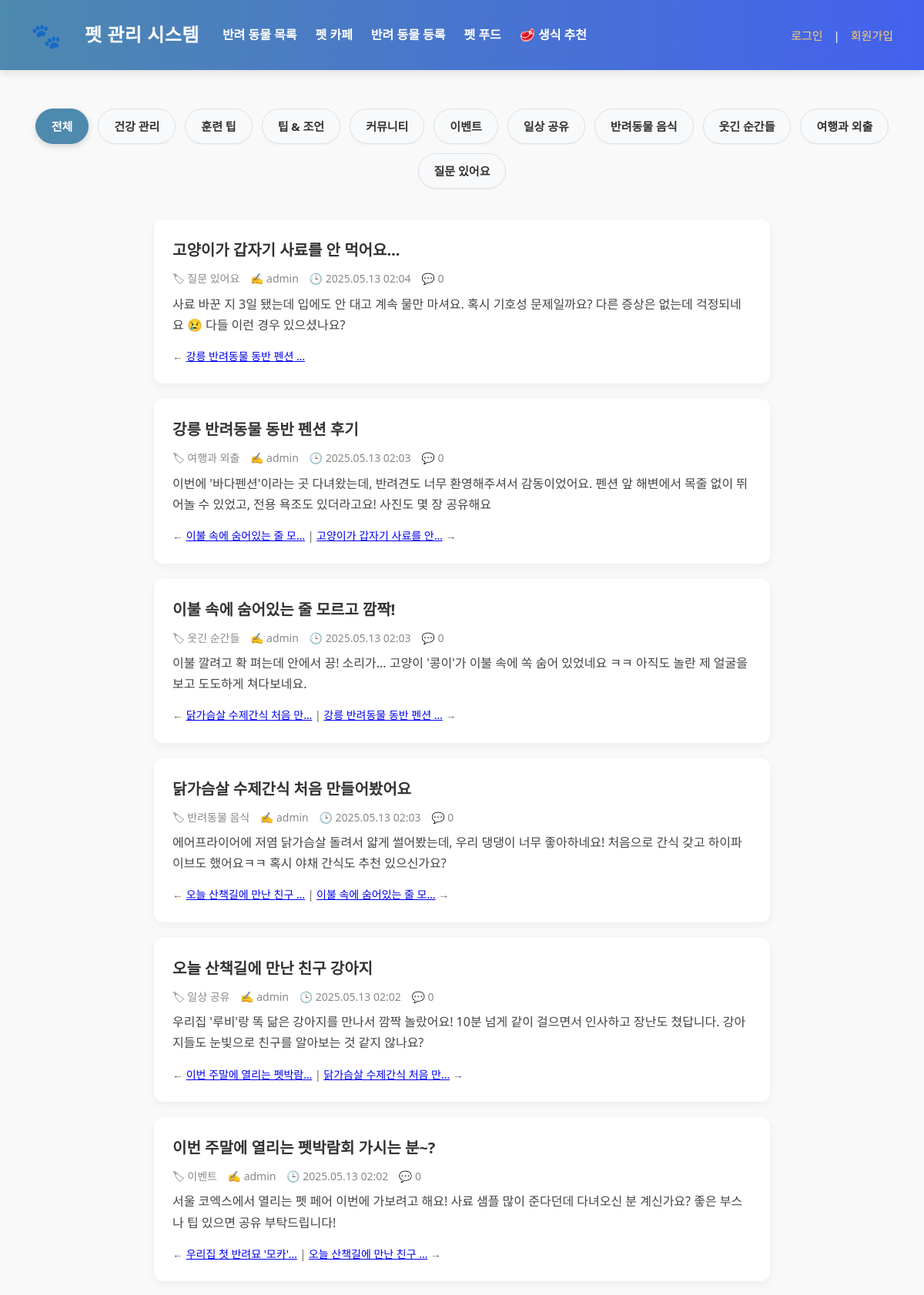
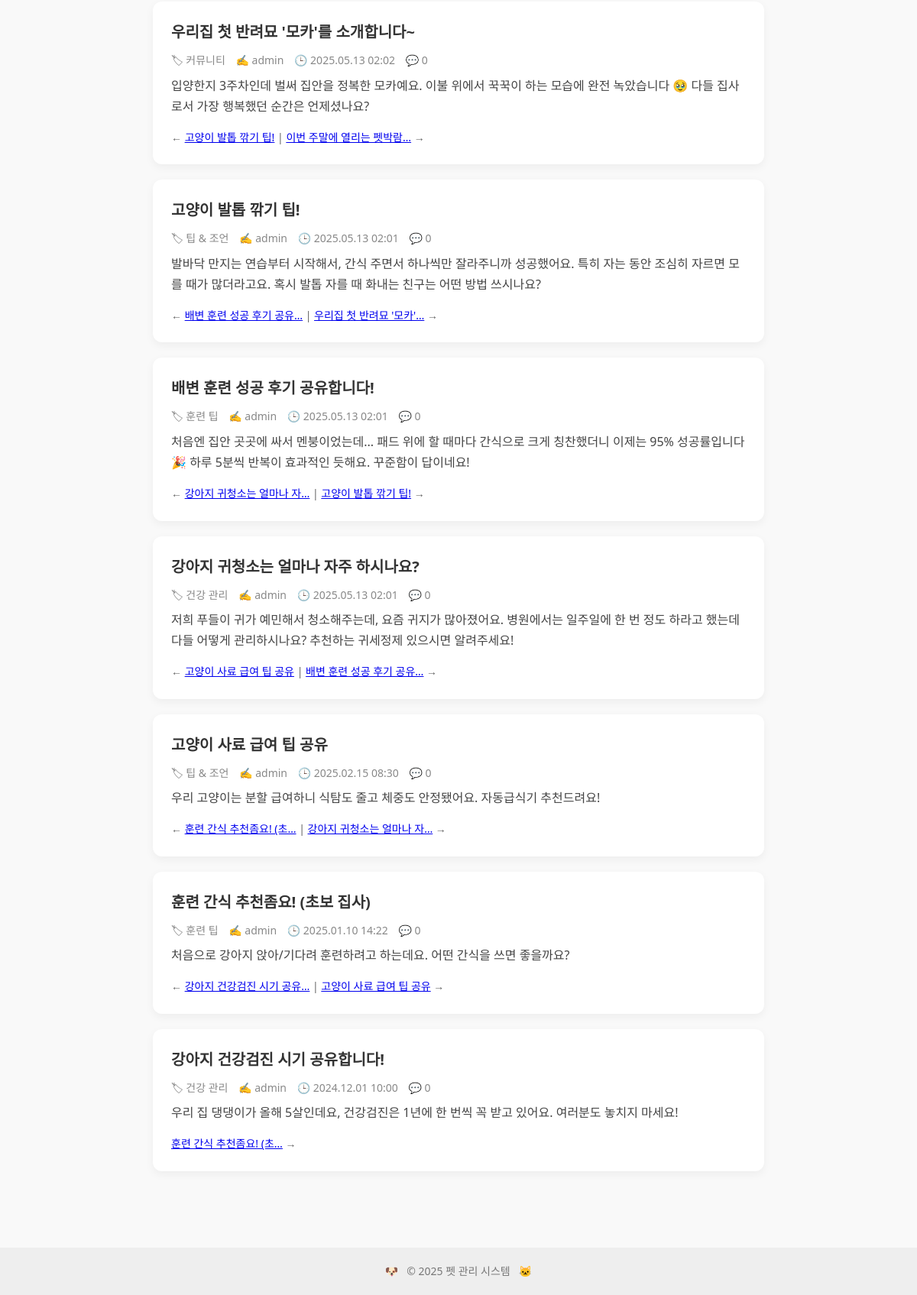
/posts/, run on the app's committed database (2 pictures, top to bottom).
### pet/models.py (models this page shows, shortened)
class Post(models.Model):
    CATEGORY_CHOICES = [
        ('health', '건강 관리'),
        ('training', '훈련 팁'),
        ('tips', '팁 & 조언'),
        ('community', '커뮤니티'),
        ('events', '이벤트'),
        ('daily', '일상 공유'),
        ('food', '반려동물 음식'),
        ('funny', '웃긴 순간들'),
        ('travel', '여행과 외출'),
        ('question', '질문 있어요'),
    ]
    title = models.CharField(max_length=255)
    content = models.TextField()
    category = models.CharField(max_length=20, choices=CATEGORY_CHOICES)
    user = models.ForeignKey(User, on_delete=models.CASCADE)
    created_at = models.DateTimeField(auto_now_add=True)
    updated_at = models.DateTimeField(auto_now=True)

### pet/views.py (the view)
# urls.py: path('posts/', views.post_list, name='post_list'),
def post_list(request):
    category = request.GET.get('category')
    if category:
        posts = Post.objects.filter(category=category).order_by('-created_at')
    else:
        posts = Post.objects.all().order_by('-created_at')
    form = PostForm()
    return render(request, 'pet/post_list.html', {
        'posts': posts,
        'form': form,
    })

### pet/templates/pet/post_list.html (shortened to what this page needs)
{% extends "pet/pet_base.html" %}
{% block content %}
<div class="category-tabs">
  <a href="{% url 'pet:post_list' %}" class="{% if not request.GET.category %}active{% endif %}">전체</a>
  {% for key, label in form.fields.category.choices %}
    {% if key %}
      <a href="?category={{ key }}" class="{% if request.GET.category == key %}active{% endif %}">{{ label }}</a>
    {% endif %}
  {% endfor %}
</div>
{% if posts %}
  {% for post in posts %}
    <div class="post-card">
      <h3><a href="{% url 'pet:post_detail' post.id %}">{{ post.title }}</a></h3>
      <div class="meta">
        <span>🏷 {{ post.get_category_display }}</span>
        <span>✍️ {{ post.user.username }}</span>
        <span>🕒 {{ post.created_at|date:"Y.m.d H:i" }}</span>
        <span>💬 {{ post.comments.count }}</span>
      </div>
      <p>{{ post.content|truncatewords:30 }}</p>
      <div class="post-footer">
        {% with prev_post=post.get_previous_by_created_at next_post=post.get_next_by_created_at %}
          {% if prev_post %}
            ← <a href="{% url 'pet:post_detail' prev_post.id %}">{{ prev_post.title|truncatechars:15 }}</a>
          {% endif %}
          {% if next_post %}
            {% if prev_post %} | {% endif %}
            <a href="{% url 'pet:post_detail' next_post.id %}">{{ next_post.title|truncatechars:15 }}</a> →
          {% endif %}
        {% endwith %}
      </div>
    </div>
  {% endfor %}
{% else %}
  <p class="no-posts">표시할 게시글이 없습니다.</p>
{% endif %}
{% endblock %}

### pet/templates/pet/pet_base.html (shortened to what this page needs)
<!DOCTYPE html>
<html lang="ko">
<head>
    {% load static %}
</head>
<body>
    <header>
        <div class="header-inner">
            <div class="header-left">
                <div class="logo">🐾</div>
                <div class="site-title"><a href="{% url 'pet:pet_home' %}">펫 관리 시스템</a></div>
                <nav class="header-menu">
                    <a href="{% url 'pet:animal_list' %}">반려 동물 목록</a>
                    <a href="{% url 'pet:post_list' %}">펫 카페</a>
                    <a href="{% url 'pet:animal_create' %}">반려 동물 등록</a>
                    <a href="{% url 'pet:pet_food_list' %}">펫 푸드</a>
                    <a href="{% url 'pet:recommendation_list' %}">🥩 생식 추천</a>
                </nav>
            </div>
            <div class="auth-right">
                {% if user.is_authenticated %}
                    <span>{{ user.username }}님</span> |
                    <form action="{% url 'logout' %}" method="post" style="display:inline;">
                        {% csrf_token %}
                        <button type="submit">로그아웃</button>
                    </form>
                {% else %}
                    <a href="{% url 'login' %}">로그인</a> |
                    <a href="{% url 'pet:signup' %}">회원가입</a>
                {% endif %}
            </div>
        </div>
    </header>
    <main>
        {% block content %}{% endblock %}
    </main>
    <footer>
        <p>🐶 &nbsp; &copy; 2025 펫 관리 시스템 &nbsp; 🐱</p>
    </footer>
</body>
</html>

### pet/templates/pet/pet_base.html (style rules this page uses)
* { box-sizing: border-box; margin: 0; padding: 0; }
body { font-family: 'Segoe UI', sans-serif; background-color: #f9f9f9; color: #333; line-height: 1.6; }
header { background: linear-gradient(to right, #4e89ae, #4361ee); color: white; padding: 20px 0; box-shadow: 0 4px 10px rgba(0, 0, 0, 0.1); }
.header-inner { width: 100%; max-width: 100%; margin: 0 auto; display: flex; justify-content: space-between; align-items: center; padding: 0 40px; flex-wrap: wrap; }
.header-left { display: flex; align-items: center; gap: 30px; flex-wrap: wrap; }
.logo { font-size: 32px; }
.site-title a { font-size: 24px; font-weight: 700; color: #fff; text-decoration: none; letter-spacing: 0.5px; }
.header-menu { display: flex; gap: 24px; }
.header-menu a { color: #fff; text-decoration: none; font-weight: 600; font-size: 16px; transition: color 0.3s ease; }
.auth-right { display: flex; align-items: center; gap: 14px; font-size: 15px; }
.auth-right a, .auth-right span { color: #ffd166; text-decoration: none; font-weight: 500; }
main { padding: 40px 40px; max-width: 100%; width: 100%; margin: 0 auto; }
footer { background-color: #eee; text-align: center; padding: 20px; font-size: 14px; color: #777; margin-top: 40px; }

### pet/templates/pet/post_list.html (style rules this page uses)
.category-tabs { display: flex; flex-wrap: wrap; justify-content: center; gap: 12px; margin-bottom: 30px; padding: 10px 0; }
.category-tabs a { padding: 10px 20px; border-radius: 999px; background-color: #f8f9fa; color: #333; font-size: 15px; font-weight: 600; text-decoration: none; transition: all 0.25s ease; border: 1px solid #dee2e6; box-shadow: 0 1px 2px rgba(0,0,0,0.05); }
.category-tabs a.active { background-color: #4e89ae; color: white; border-color: #4e89ae; box-shadow: 0 3px 8px rgba(0,0,0,0.15); }
.post-card { max-width: 800px; margin: 0 auto 20px auto; padding: 24px; background: white; border-radius: 12px; box-shadow: 0 4px 12px rgba(0,0,0,0.05); }
.post-card h3 { margin-bottom: 10px; font-size: 20px; }
.post-card h3 a { color: #333; text-decoration: none; }
.post-card .meta { font-size: 14px; color: #888; margin-bottom: 8px; }
.post-card .meta span { margin-right: 10px; }
.post-card p { line-height: 1.7; color: #444; margin-bottom: 16px; }
.post-footer { font-size: 14px; color: #666; margin-top: 14px; }

### data on the page
Post: title "고양이가 갑자기 사료를 안 먹어요...", category "질문 있어요", user.username "admin", created_at "2025.05.13 02:04", comments.count "0", content "사료 바꾼 지 3일 됐는데 입에도 안 대고 계속 물만 마셔요. 혹시 기호성 문제일까요? 다른 증상은 없는데 걱정되네요 😢 다들 이런 경우 있으셨나요?", get_previous_by_created_at "강릉 반려동물 동반 펜션 …"
Post: title "강릉 반려동물 동반 펜션 후기", category "여행과 외출", user.username "admin", created_at "2025.05.13 02:03", comments.count "0", content "이번에 '바다펜션'이라는 곳 다녀왔는데, 반려견도 너무 환영해주셔서 감동이었어요. 펜션 앞 해변에서 목줄 없이 뛰어놀 수 있었고, 전용 욕조도 있더라고요! 사진도 몇 장 공유해요", get_previous_by_created_at "이불 속에 숨어있는 줄 모…", get_next_by_created_at "고양이가 갑자기 사료를 안…"
Post: title "이불 속에 숨어있는 줄 모르고 깜짝!", category "웃긴 순간들", user.username "admin", created_at "2025.05.13 02:03", comments.count "0", content "이불 깔려고 확 펴는데 안에서 끙! 소리가... 고양이 '콩이'가 이불 속에 쏙 숨어 있었네요 ㅋㅋ 아직도 놀란 제 얼굴을 보고 도도하게 쳐다보네요.", get_previous_by_created_at "닭가슴살 수제간식 처음 만…", get_next_by_created_at "강릉 반려동물 동반 펜션 …"
Post: title "닭가슴살 수제간식 처음 만들어봤어요", category "반려동물 음식", user.username "admin", created_at "2025.05.13 02:03", comments.count "0", content "에어프라이어에 저염 닭가슴살 돌려서 얇게 썰어봤는데, 우리 댕댕이 너무 좋아하네요! 처음으로 간식 갖고 하이파이브도 했어요ㅋㅋ 혹시 야채 간식도 추천 있으신가요?", get_previous_by_created_at "오늘 산책길에 만난 친구 …", get_next_by_created_at "이불 속에 숨어있는 줄 모…"
Post: title "오늘 산책길에 만난 친구 강아지", category "일상 공유", user.username "admin", created_at "2025.05.13 02:02", comments.count "0", content "우리집 '루비'랑 똑 닮은 강아지를 만나서 깜짝 놀랐어요! 10분 넘게 같이 걸으면서 인사하고 장난도 쳤답니다. 강아지들도 눈빛으로 친구를 알아보는 것 같지 않나요?", get_previous_by_created_at "이번 주말에 열리는 펫박람…", get_next_by_created_at "닭가슴살 수제간식 처음 만…"
Post: title "이번 주말에 열리는 펫박람회 가시는 분~?", category "이벤트", user.username "admin", created_at "2025.05.13 02:02", comments.count "0", content "서울 코엑스에서 열리는 펫 페어 이번에 가보려고 해요! 사료 샘플 많이 준다던데 다녀오신 분 계신가요? 좋은 부스나 팁 있으면 공유 부탁드립니다!", get_previous_by_created_at "우리집 첫 반려묘 '모카'…", get_next_by_created_at "오늘 산책길에 만난 친구 …"
Post: title "우리집 첫 반려묘 '모카'를 소개합니다~", category "커뮤니티", user.username "admin", created_at "2025.05.13 02:02", comments.count "0", content "입양한지 3주차인데 벌써 집안을 정복한 모카예요. 이불 위에서 꾹꾹이 하는 모습에 완전 녹았습니다 🥹 다들 집사로서 가장 행복했던 순간은 언제셨나요?", get_previous_by_created_at "고양이 발톱 깎기 팁!", get_next_by_created_at "이번 주말에 열리는 펫박람…"
Post: title "고양이 발톱 깎기 팁!", category "팁 & 조언", user.username "admin", created_at "2025.05.13 02:01", comments.count "0", content "발바닥 만지는 연습부터 시작해서, 간식 주면서 하나씩만 잘라주니까 성공했어요. 특히 자는 동안 조심히 자르면 모를 때가 많더라고요. 혹시 발톱 자를 때 화내는 친구는 어떤 방법 쓰시나요?", get_previous_by_created_at "배변 훈련 성공 후기 공유…", get_next_by_created_at "우리집 첫 반려묘 '모카'…"
Post: title "배변 훈련 성공 후기 공유합니다!", category "훈련 팁", user.username "admin", created_at "2025.05.13 02:01", comments.count "0", content "처음엔 집안 곳곳에 싸서 멘붕이었는데... 패드 위에 할 때마다 간식으로 크게 칭찬했더니 이제는 95% 성공률입니다 🎉 하루 5분씩 반복이 효과적인 듯해요. 꾸준함이 답이네요!", get_previous_by_created_at "강아지 귀청소는 얼마나 자…", get_next_by_created_at "고양이 발톱 깎기 팁!"
Post: title "강아지 귀청소는 얼마나 자주 하시나요?", category "건강 관리", user.username "admin", created_at "2025.05.13 02:01", comments.count "0", content "저희 푸들이 귀가 예민해서 청소해주는데, 요즘 귀지가 많아졌어요. 병원에서는 일주일에 한 번 정도 하라고 했는데 다들 어떻게 관리하시나요? 추천하는 귀세정제 있으시면 알려주세요!", get_previous_by_created_at "고양이 사료 급여 팁 공유", get_next_by_created_at "배변 훈련 성공 후기 공유…"
Post: title "고양이 사료 급여 팁 공유", category "팁 & 조언", user.username "admin", created_at "2025.02.15 08:30", comments.count "0", content "우리 고양이는 분할 급여하니 식탐도 줄고 체중도 안정됐어요. 자동급식기 추천드려요!", get_previous_by_created_at "훈련 간식 추천좀요! (초…", get_next_by_created_at "강아지 귀청소는 얼마나 자…"
Post: title "훈련 간식 추천좀요! (초보 집사)", category "훈련 팁", user.username "admin", created_at "2025.01.10 14:22", comments.count "0", content "처음으로 강아지 앉아/기다려 훈련하려고 하는데요. 어떤 간식을 쓰면 좋을까요?", get_previous_by_created_at "강아지 건강검진 시기 공유…", get_next_by_created_at "고양이 사료 급여 팁 공유"
Post: title "강아지 건강검진 시기 공유합니다!", category "건강 관리", user.username "admin", created_at "2024.12.01 10:00", comments.count "0", content "우리 집 댕댕이가 올해 5살인데요, 건강검진은 1년에 한 번씩 꼭 받고 있어요. 여러분도 놓치지 마세요!", get_next_by_created_at "훈련 간식 추천좀요! (초…"

### other printed values
{{ label }} "건강 관리" "훈련 팁" "팁 & 조언" "커뮤니티" "이벤트" "일상 공유" "반려동물 음식" "웃긴 순간들" "여행과 외출" "질문 있어요"
